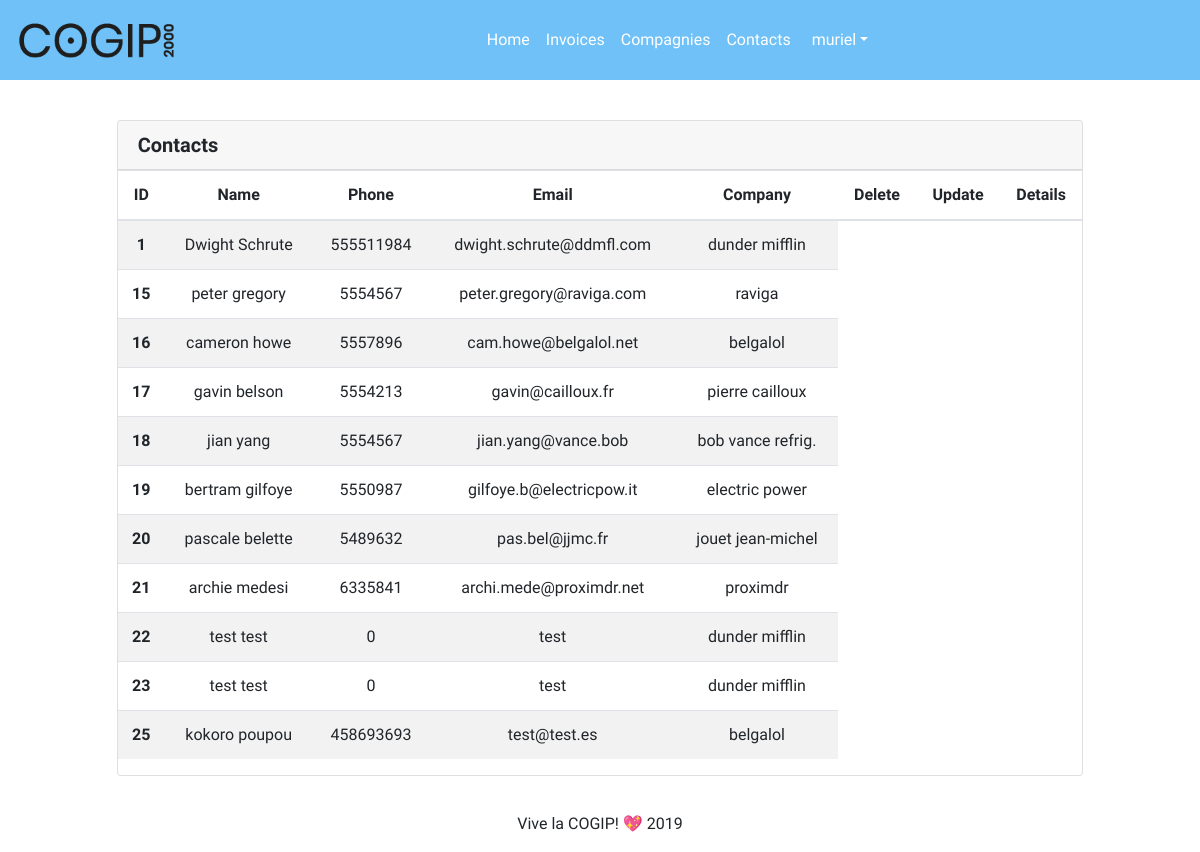
The page /?page=contacts (signed in) on the database its author committed.
### tables this page shows
CREATE TABLE `contacts` (
  `ID` int(11) NOT NULL,
  `first_name` varchar(200) NOT NULL,
  `last_name` varchar(255) NOT NULL,
  `mail` varchar(250) NOT NULL,
  `company` int(11) DEFAULT NULL,
  `phone` int(11) NOT NULL
);

CREATE TABLE `company` (
  `ID` int(11) NOT NULL,
  `company_name` varchar(200) NOT NULL,
  `VAT` varchar(255) NOT NULL,
  `country` varchar(255) NOT NULL,
  `type_id` int(11) NOT NULL
);

### controller/contacts-ctrl.php (called while the page is built, shortened)
<?php
$contacts_data = get_many_contacts();
require 'view/contacts-view.php';
?>

### index.php (called while the page is built, shortened)
<?php
require 'view/component/header-component.php';
routing();
require 'view/component/footer-component.php';
?>

### model/GLOBfunction.php (called while the page is built, shortened)
<?php
function get_many_contacts($limit = null) {
   global $pdo;
   $sql = <<<SQL
   SELECT
      contacts.id AS contact_id,
      concat(first_name, ' ', Last_name) AS full_name,
      mail,
      phone,
      contacts.company,
      company.id,
      company_name
   FROM contacts
   JOIN company
      ON contacts.company = company.id
   ORDER BY contacts.id DESC
SQL;
   $stmt = $pdo->prepare($sql);
   $stmt->execute();
   $all_data = [];
   while ($data = $stmt->fetch()) {
      $all_data[] = $data;
   }
   return array_reverse($all_data);
}
?>

### view/contacts-view.php (the view, shortened to what this page needs)
<div id="lastContacts" class="globalelement row justify-content-center">
    <div class="card text-center col-md-10">
        <h5 class="row card-header">
        <strong class="contacts">Contacts</strong>
        </h5>
        <div class="row justify-content-center">
                <table class="table table-striped table-responsive-sm">
                    <thead>
                        <tr>
                            <th scope="col">ID</th>
                            <th scope="col">Name</th>
                            <th scope="col">Phone</th>
                            <th scope="col">Email</th>
                            <th scope="col">Company</th>
                            <th scope="col">Delete</th>
                            <th scope="col">Update</th>
                            <th scope="col">Details</th>
                        </tr>
                    </thead>
                    <tbody>
                        <?php foreach($contacts_data as $contact) :?>
                        <tr>
                            <th scope="row"><?=$contact['contact_id']?></th>
                            <td><?=$contact['full_name']?></td>
                            <td><?=$contact['phone']?></td>
                            <td><?=$contact['mail']?></td>
                            <td><?=$contact['company_name']?></td>
                        </tr>
                        <?php endforeach ?>
                    </tbody>
                </table>
            </div>
        </div>
    </div>

### assets/style/style.css (style rules this page uses)
body { height: 100%; background-color: white; font-family: 'ABeeZee', sans-serif; }
.globalelement { margin: 20px; }

### rows shown on the page
contacts: ID "1", full_name "Dwight Schrute", phone "555511984", mail "dwight.schrute@ddmfl.com", company.company_name "dunder mifflin"
contacts: ID "15", full_name "peter gregory", phone "5554567", mail "peter.gregory@raviga.com", company.company_name "raviga"
contacts: ID "16", full_name "cameron howe", phone "5557896", mail "cam.howe@belgalol.net", company.company_name "belgalol"
contacts: ID "17", full_name "gavin belson", phone "5554213", mail "gavin@cailloux.fr", company.company_name "pierre cailloux"
contacts: ID "18", full_name "jian yang", phone "5554567", mail "jian.yang@vance.bob", company.company_name "bob vance refrig."
contacts: ID "19", full_name "bertram gilfoye", phone "5550987", mail "gilfoye.b@electricpow.it", company.company_name "electric power"
contacts: ID "20", full_name "pascale belette", phone "5489632", mail "pas.bel@jjmc.fr", company.company_name "jouet jean-michel"
contacts: ID "21", full_name "archie medesi", phone "6335841", mail "archi.mede@proximdr.net", company.company_name "proximdr"
contacts: ID "22", full_name "test test", phone "0", mail "test", company.company_name "dunder mifflin"
contacts: ID "23", full_name "test test", phone "0", mail "test", company.company_name "dunder mifflin"
contacts: ID "25", full_name "kokoro poupou", phone "458693693", mail "test@test.es", company.company_name "belgalol"

### other values the page prints
$_SESSION['username'] "muriel"
